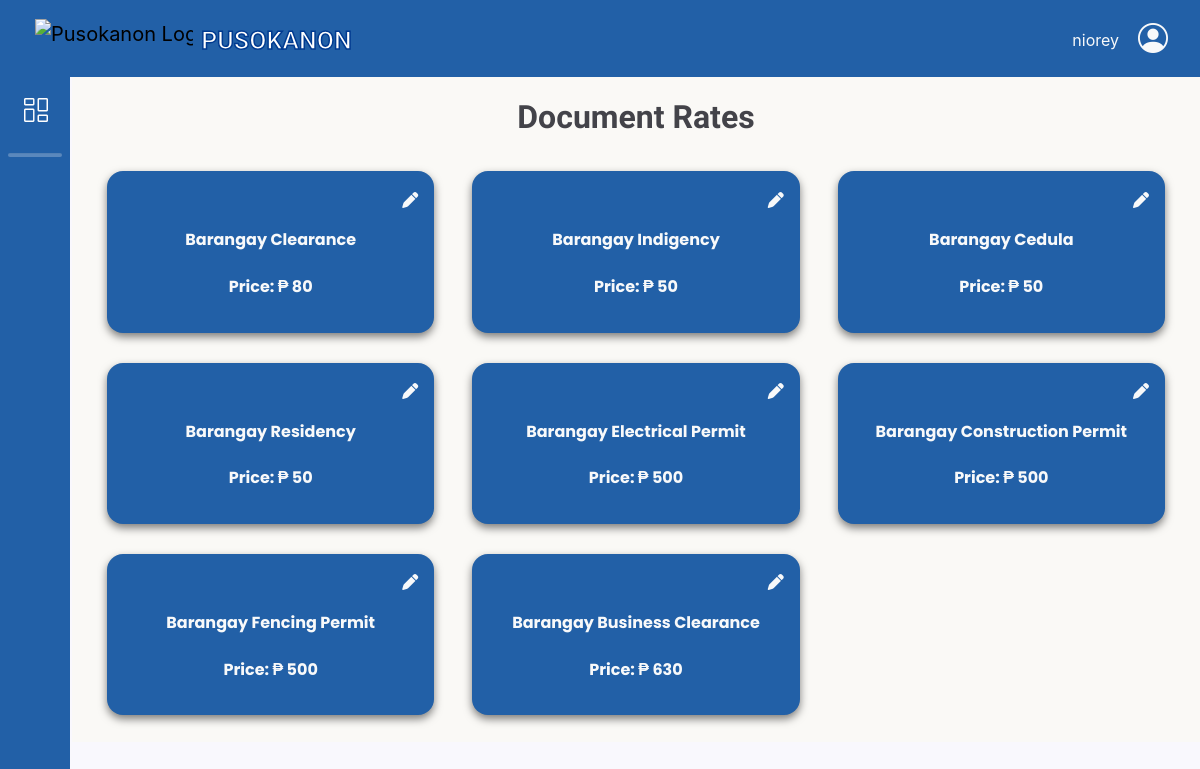
The app's page /adminbejo/DocumentRate.php (signed in) with its own data.
### tables this page shows
CREATE TABLE `doc_type` (
  `docType_id` int(11) NOT NULL,
  `doc_name` varchar(100) NOT NULL,
  `doc_amount` int(11) NOT NULL
);

### db/DBconn.php (called while the page is built, shortened)
<?php
function fetchDocumentRates($pdo, $id)
{
	$sql = "SELECT doc_amount FROM doc_type WHERE docType_id = :id";
	$stmt = $pdo->prepare($sql);
	$stmt->bindParam(':id', $id, PDO::PARAM_STR);
	$stmt->execute();
	return $stmt->fetchColumn();
}

### adminbejo/DocumentRate.php (the view, shortened to what this page needs)
<?php
    include 'headerAdmin.php';
    include '../db/DBconn.php';
?>
<link rel="stylesheet" href="css/DocumentRate.css">
<section class="main">
    <h1 class="page_header">Document Rates</h1>
    <div class="container">
        <div class="row">
            <div class="col-12 col-sm-4">
                <div class="document-box m-1 p-3 text-light rounded-4 text-center" id="1">
                    <div class="d-flex justify-content-end">
                        <button class="pen-icon" title="Edit Price" data-bs-toggle="tooltip" data-bs-placement="right">
                            <i class="fa-solid fa-pen"></i>
                        </button>
                    </div>
                    <h1 class="document-name">Barangay Clearance</h1>
                    <p class="document-price">Price: ₱ <span><?php echo fetchDocumentRates($pdo, '1')?></span></p>
                </div>
            </div>
            <div class="col-12 col-sm-4">
                <div class="document-box m-1 p-3 text-light rounded-4 text-center" id="2">
                    <div class="d-flex justify-content-end">
                        <button class="pen-icon" title="Edit Price" data-bs-toggle="tooltip" data-bs-placement="right">
                            <i class="fa-solid fa-pen"></i>
                        </button>
                    </div>
                    <h1 class="document-name">Barangay Indigency</h1>
                    <p class="document-price">Price: ₱ <span><?php echo fetchDocumentRates($pdo, '2')?></span></p>
                </div>
            </div>
            <div class="col-12 col-sm-4">
                <div class="document-box m-1 p-3 text-light rounded-4 text-center" id="3">
                    <div class="d-flex justify-content-end">
                        <button class="pen-icon" title="Edit Price" data-bs-toggle="tooltip" data-bs-placement="right">
                            <i class="fa-solid fa-pen"></i>
                        </button>
                    </div>
                    <h1 class="document-name">Barangay Cedula</h1>
                    <p class="document-price">Price: ₱ <span><?php echo fetchDocumentRates($pdo, '3')?></span></p>
                </div>
            </div>
            <div class="col-12 col-sm-4">
                <div class="document-box m-1 p-3 text-light rounded-4 text-center" id="4">
                    <div class="d-flex justify-content-end">
                        <button class="pen-icon" title="Edit Price" data-bs-toggle="tooltip" data-bs-placement="right">
                            <i class="fa-solid fa-pen"></i>
                        </button>
                    </div>
                    <h1 class="document-name">Barangay Residency</h1>
                    <p class="document-price">Price: ₱ <span><?php echo fetchDocumentRates($pdo, '4')?></span></p>
                </div>
            </div>
            <div class="col-12 col-sm-4">
                <div class="document-box m-1 p-3 text-light rounded-4 text-center" id="5">
                    <div class="d-flex justify-content-end">
                        <button class="pen-icon" title="Edit Price" data-bs-toggle="tooltip" data-bs-placement="right">
                            <i class="fa-solid fa-pen"></i>
                        </button>
                    </div>
                    <h1 class="document-name">Barangay Electrical Permit</h1>
                    <p class="document-price">Price: ₱ <span><?php echo fetchDocumentRates($pdo, '5')?></span></p>
                </div>
            </div>
            <div class="col-12 col-sm-4">
                <div class="document-box m-1 p-3 text-light rounded-4 text-center" id="6">
                    <div class="d-flex justify-content-end">
                        <button class="pen-icon" title="Edit Price" data-bs-toggle="tooltip" data-bs-placement="right">
                            <i class="fa-solid fa-pen"></i>
                        </button>
                    </div>
                    <h1 class="document-name">Barangay Construction Permit</h1>
                    <p class="document-price">Price: ₱ <span><?php echo fetchDocumentRates($pdo, '6')?></span></p>
                </div>
            </div>
            <div class="col-12 col-sm-4">
                <div class="document-box m-1 p-3 text-light rounded-4 text-center" id="7">
                    <div class="d-flex justify-content-end">
                        <button class="pen-icon" title="Edit Price" data-bs-toggle="tooltip" data-bs-placement="right">
                            <i class="fa-solid fa-pen"></i>
                        </button>
                    </div>
                    <h1 class="document-name">Barangay Fencing Permit</h1>
                    <p class="document-price">Price: ₱ <span><?php echo fetchDocumentRates($pdo, '7')?></span></p>
                </div>
            </div>
            <div class="col-12 col-sm-4">
                <div class="document-box m-1 p-3 text-light rounded-4 text-center" id="8">
                    <div class="d-flex justify-content-end">
                        <button class="pen-icon" title="Edit Price" data-bs-toggle="tooltip" data-bs-placement="right">
                            <i class="fa-solid fa-pen"></i>
                        </button>
                    </div>
                    <h1 class="document-name">Barangay Business Clearance</h1>
                    <p class="document-price">Price: ₱ <span><?php echo fetchDocumentRates($pdo, '8')?></span></p>
                </div>
            </div>
        </div>
    </div>
</section>
<?php include 'footerAdmin.php';?>

### adminbejo/css/headerADstyle.css (style rules this page uses)
body { height: 100%; margin-top: 77px; background-color: #FAF9F6; }
h1 { font-weight: 600; font-size: 1rem; }
.main { width: 100%; overflow: hidden; transition: all 0.35s ease-in-out; background-color: #FAF9F6; flex-wrap: wrap; justify-content: space-between; padding: 1rem; position: relative; }

### adminbejo/css/DocumentRate.css (style rules this page uses)
body { background-color: #F9F8FD; }
.main { margin-left: 72px; justify-content: center; }
.page_header { font-family: 'Titan One', cursive; color: #434349; font-size: 2rem; text-align: center; margin: 5px 0px 16px 0px; }
.document-box { background-color: #2260A7; box-shadow: 0 4px 8px rgba(0, 0, 0, 0.5); display: flex; height: 100%; flex-direction: column; justify-content: space-around; }
.col-12 { padding: 15px; }
.document-name, .document-price { margin-top: 15px; font-weight: bold; }
.pen-icon { background: none; border: none; color: inherit; padding: 0; cursor: pointer; }

### records on screen
doc_type: doc_amount "80"
doc_type: doc_amount "50"
doc_type: doc_amount "50"
doc_type: doc_amount "50"
doc_type: doc_amount "500"
doc_type: doc_amount "500"
doc_type: doc_amount "500"
doc_type: doc_amount "630"

### other values on screen
$_SESSION['staff_fname'] "niorey"
